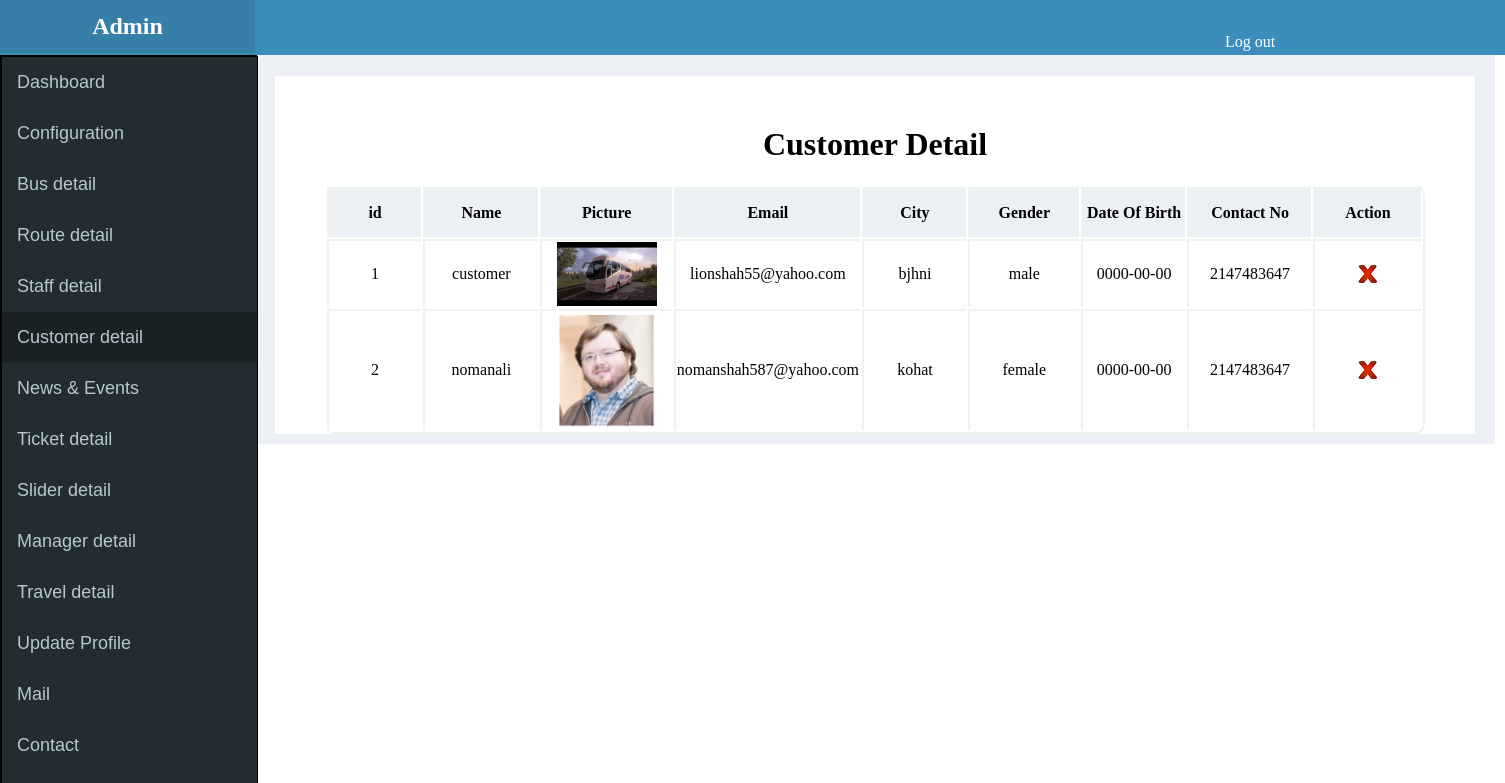
The page /admin/customer.php (signed in) on the database its author committed.
### tables this page shows
CREATE TABLE IF NOT EXISTS `user_tbl` (
  `user_id` int(11) NOT NULL,
  `user_name` varchar(255) NOT NULL,
  `user_fullname` varchar(255) NOT NULL,
  `password` varchar(255) NOT NULL,
  `user_type` varchar(255) NOT NULL,
  `status` varchar(255) NOT NULL,
  `user_photo` varchar(255) NOT NULL,
  `email` varchar(255) NOT NULL,
  `city` varchar(255) NOT NULL,
  `gender` varchar(255) NOT NULL,
  `date_birth` date NOT NULL,
  `contact_no` int(255) NOT NULL
);

### admin/classes/general.class.php (called while the page is built, shortened)
	<?php
class general
{
	function table_data($table,$where,$order,$limit)
	{
		$query = "select * from ".$table." ".$where." ".$order." ".$limit;
		$conn = mysqli_connect(HOST,USER,PASS,DB);
		$sql = mysqli_query($conn,$query);
		$i=0;
		while($row = mysqli_fetch_assoc($sql))
		{
			$data[$i] = $row;
			$i++;
		}
		return $data;
	}
}
?>

### admin/classes/login.class.php (called while the page is built, shortened)
<?php
class login
{
	function check_login()
	{
		$conn = mysqli_connect(HOST,USER,PASS,DB);
		 $query = "select * from user_tbl where user_id = ".$_SESSION['webapp']['user']['user_id'];
		$sql = mysqli_query($conn,$query);
		$data = mysqli_num_rows($sql);
	}
}
?>

### admin/customer.php (the view, shortened to what this page needs)
<?php
$check = new login;
$check->check_login();
?>
<?php include(ADMIN_PATH.'include/header.php'); ?>
<?php include(ADMIN_PATH.'include/sidbar.php'); ?>
<?php
	$gen = new general;
	$table_data = $gen->table_data('user_tbl','where user_type = "customer"',"order by user_id asc","");
	?>
	<htlm>
<head>
<link rel="stylesheet" href="css/style.css">
</head>
<body>
<div class="main_body">
<div class="main_inner">
	<h1  style=" text-align:center;padding-top:50px;"> Customer Detail </h1>
<table style="border-bottom:2px solid #ECF5ED;border-right:2px solid #ECF5ED; width:1100px;margin:0 auto;border-radius:10px;">
<tr>
       <th style="background-color:#ECF0F5;height:50px;width:150px;border-color:#ECF5ED;">
		id
	</th>
	  <th style="background-color:#ECF0F5;height:50px;width:150px;border-color:#ECF5ED;">
		Name
	</th>
	  <th style="background-color:#ECF0F5;height:50px;width:150px;border-color:#ECF5ED;">
		Picture
	</th>
	  <th style="background-color:#ECF0F5;height:50px;width:150px;border-color:#ECF5ED;">
		Email
	</th>
		<th style="background-color:#ECF0F5;height:50px;width:150px;border-color:#ECF5ED;">City</th>
		<th style="background-color:#ECF0F5;height:50px;width:150px;border-color:#ECF5ED;">Gender</th>
		<th style="background-color:#ECF0F5;height:50px;width:150px;border-color:#ECF5ED;">Date Of Birth</th>
		<th style="background-color:#ECF0F5;height:50px;width:150px;border-color:#ECF5ED;">Contact No</th>
	<th style="background-color:#ECF0F5;height:50px;width:150px;border-color:#ECF5ED;">
		Action
	</th>
</tr>
<?php
	$counter=0;
	 foreach($table_data as $each_row) { $counter++ ?>
<tr style="border-bottom:1px solid #000;">
		<td style="background-color:#FFFFFF;height:50px;width:150px;border-color:#ECF5ED;">
	<?php echo $counter; ?>
	</td>
		<td style="background-color:#FFFFFF;height:50px;width:150px;border-color:#ECF5ED;">
	<?php echo $each_row['user_name'] ?>
	</td>
		<td style="background-color:#FFFFFF;height:50px;width:150px;border-color:#ECF5ED;">
	<img src="image/<?php echo $each_row['user_photo']; ?>" style="max-width:100px;">
	</td>
		<td style="background-color:#FFFFFF;height:50px;width:150px;border-color:#ECF5ED;">
	<?php echo $each_row['email'] ?>
	</td>
		<td style="background-color:#FFFFFF;height:50px;width:150px;border-color:#ECF5ED;">
	<?php echo $each_row['city'] ?>
	</td>
		<td style="background-color:#FFFFFF;height:50px;width:150px;border-color:#ECF5ED;">
	<?php echo $each_row['gender'] ?>
	</td>
		<td style="background-color:#FFFFFF;height:50px;width:150px;border-color:#ECF5ED;">
	<?php echo $each_row['date_birth'] ?>
	</td>
			<td style="background-color:#FFFFFF;height:50px;width:150px;border-color:#ECF5ED;">
		<?php echo $each_row['contact_no'] ?>
		</td>
		<td style="background-color:#FFFFFF;height:50px;width:150px;border-color:#ECF5ED;">
		<a onClick="return confirmation();" href="<?php echo ADMIN_URL.'customer.php?delete='.$each_row['user_id'] ?>"><img src="image/delete.png"></a>
		</td>
	</tr>
 <?php  } ?>
	</table>
	</div>
	</div>
</body>
</html>

### admin/css/style.css (style rules this page uses)
body { padding:0 auto; margin:0 auto; }
.main_body { width:1240px; height:auto; background-color:#ECF0F5; padding-bottom:10px; margin-left:255px; margin-top:55px; float:left; }
.main_inner { width:1200px; height:auto; background-color:#FFFFFF; margin-left:20px; margin-top:20px; }

### admin/customer.php (style rules this page uses)
table tr td { text-align:center;border-top:2px solid #000;border-left:2px solid #000;background-color:#FFFFFF; }
table tr th { text-align:center;border-top:2px solid #000;border-left:2px solid #000;background-color:#FFFFFF; }

### rows shown on the page
user_tbl: user_name "customer", user_photo (picture), email "lionshah55@yahoo.com", city "bjhni", gender "male", date_birth "0000-00-00", contact_no "2147483647"
user_tbl: user_name "nomanali", user_photo (picture), email "nomanshah587@yahoo.com", city "kohat", gender "female", date_birth "0000-00-00", contact_no "2147483647"
